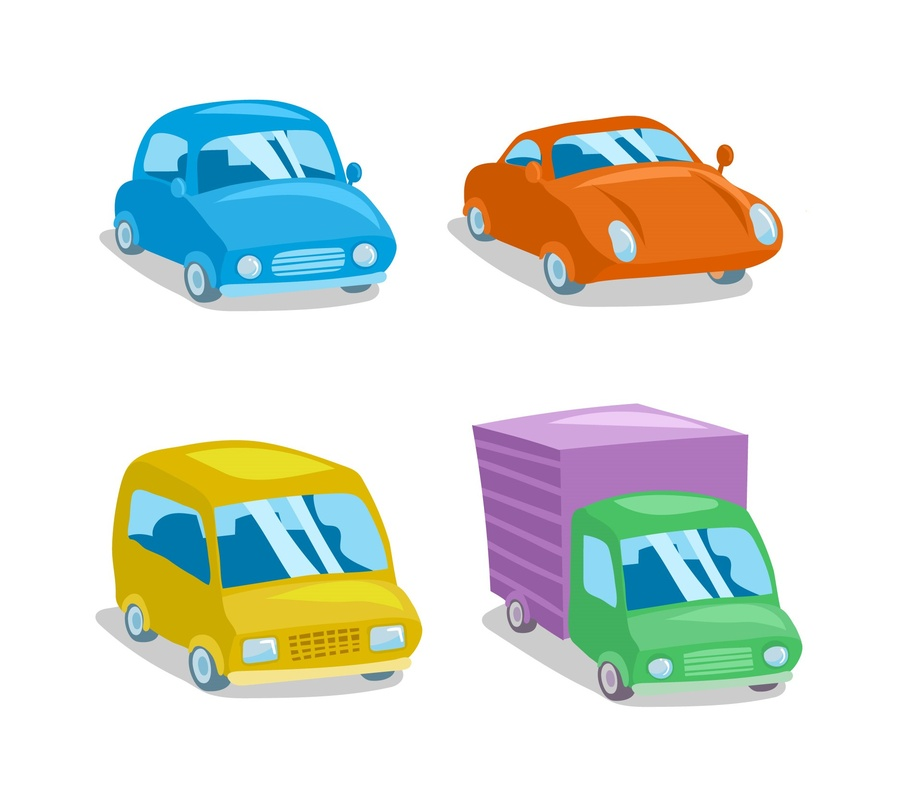
#> input picture Input Image/car.jpg, 897 x 787 px, shrunk from 1870 x 1640 before the run
$ python -i canny_edge.py   (imports and definitions only)   (older library calls are emulated)
#> lines starting #> are read from the running program, lines starting #| are printed output that depends on the picture; after the words box and inside, x2 and y2 are one past the last pixel; in counts of white or black regions, pixels touching at a corner belong together
#> further down, picture is the input picture: shape (787, 897, 3); mean B, G, R 217.1, 225.4, 219.2
import numpy as np
import cv2
import matplotlib.pyplot as plt

def canny_edge_detector(img, weak_th = None, strong_th = None):

	img = cv2.cvtColor(img, cv2.COLOR_BGR2GRAY)
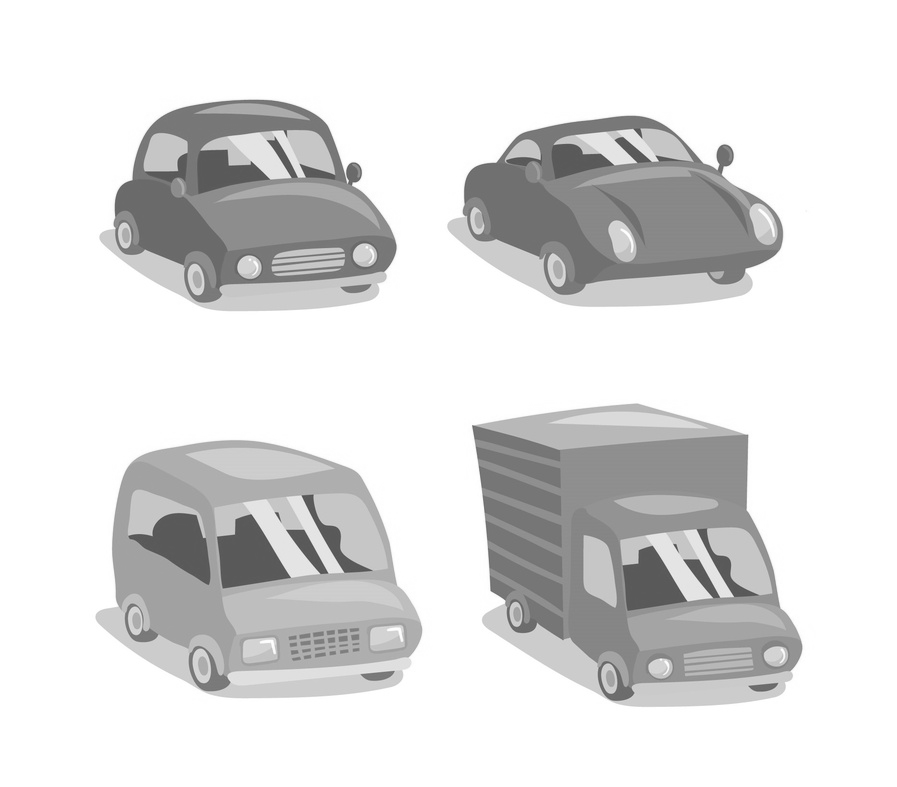
#> img: shape (787, 897); min 75, max 255, mean 222.6

	img = cv2.GaussianBlur(img, (5, 5), 1.4)

	# Calculating the gradients
	gx = cv2.Sobel(np.float32(img), cv2.CV_64F, 1, 0, 3)
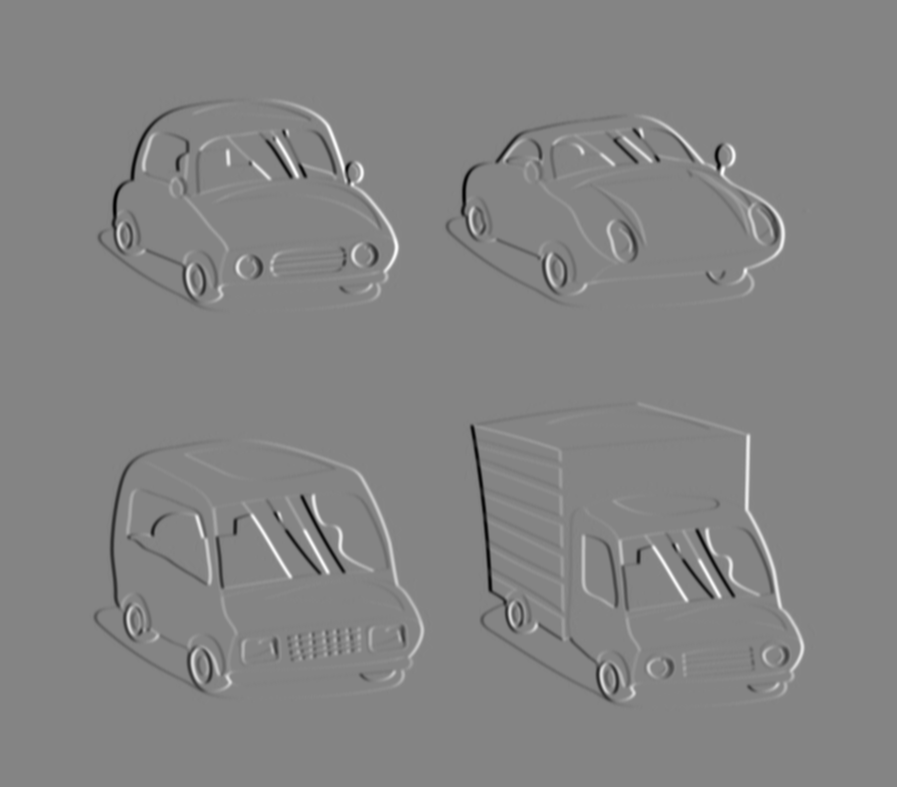
#> gx: shape (787, 897) float64; min -319, max 296, mean 0; drawn with min black and max white
	gy = cv2.Sobel(np.float32(img), cv2.CV_64F, 0, 1, 3)
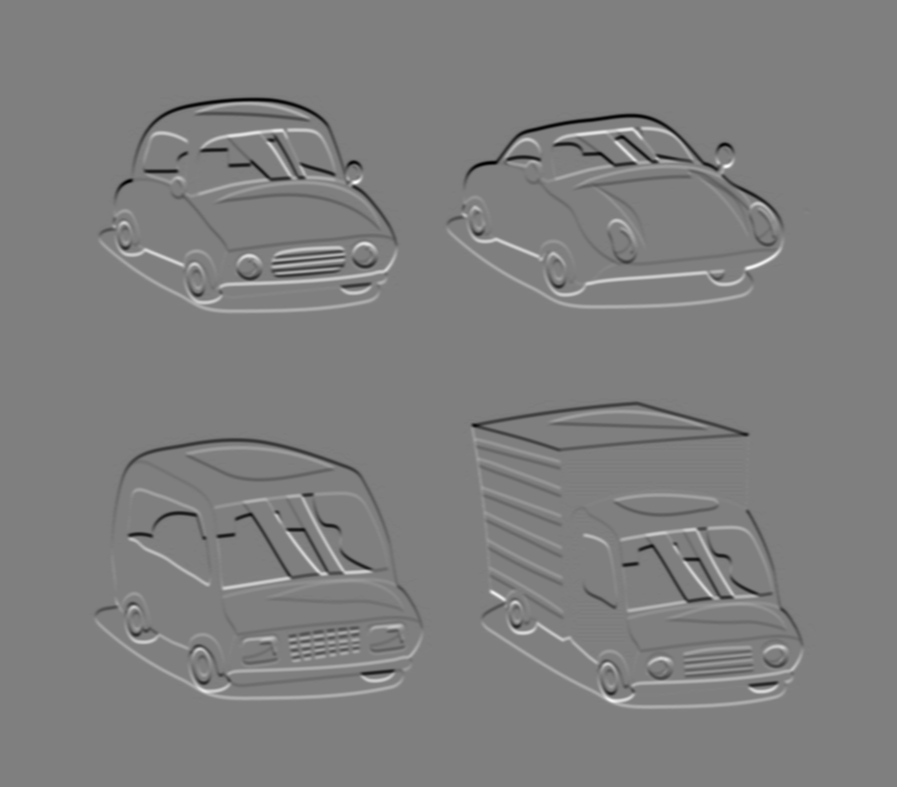
#> gy: shape (787, 897) float64; min -305, max 307, mean 0; drawn with min black and max white

	mag, ang = cv2.cartToPolar(gx, gy, angleInDegrees = True)
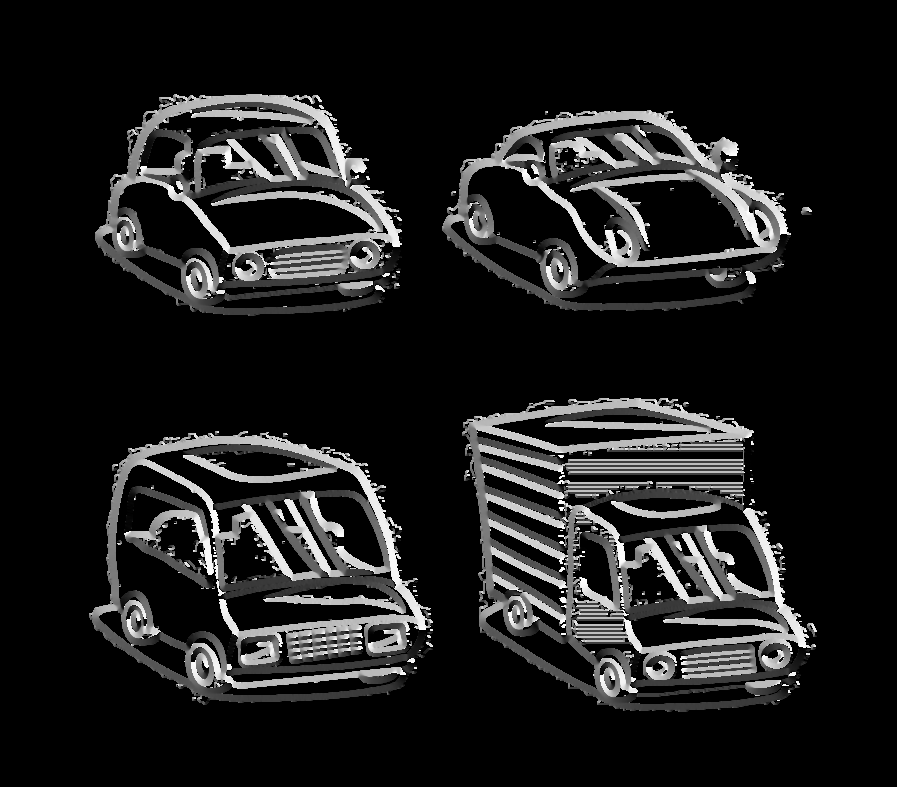
#> ang: shape (787, 897) float64; min 0, max 359.8, mean 41.1; drawn with min black and max white

	mag_max = np.max(mag)
#> mag_max = 328.1
	if not weak_th:weak_th = mag_max * 0.1
#> weak_th = 32.81
	if not strong_th:strong_th = mag_max * 0.5
#> strong_th = 164.1

	height, width = img.shape
#> height = 787; width = 897


	for i_x in range(width):
		for i_y in range(height):

			grad_ang = ang[i_y, i_x]
			grad_ang = abs(grad_ang-180) if abs(grad_ang)>180 else abs(grad_ang)

			if grad_ang<= 22.5:
				neighb_1_x, neighb_1_y = i_x-1, i_y
				neighb_2_x, neighb_2_y = i_x + 1, i_y

			# top right (diagonal-1)
			elif grad_ang>22.5 and grad_ang<=(22.5 + 45):
				neighb_1_x, neighb_1_y = i_x-1, i_y-1
				neighb_2_x, neighb_2_y = i_x + 1, i_y + 1

			# In y-axis
			elif grad_ang>(22.5 + 45) and grad_ang<=(22.5 + 90):
				neighb_1_x, neighb_1_y = i_x, i_y-1
				neighb_2_x, neighb_2_y = i_x, i_y + 1

			# top left (diagonal-2)
			elif grad_ang>(22.5 + 90) and grad_ang<=(22.5 + 135):
				neighb_1_x, neighb_1_y = i_x-1, i_y + 1
				neighb_2_x, neighb_2_y = i_x + 1, i_y-1

			elif grad_ang>(22.5 + 135) and grad_ang<=(22.5 + 180):
				neighb_1_x, neighb_1_y = i_x-1, i_y
				neighb_2_x, neighb_2_y = i_x + 1, i_y

			if width>neighb_1_x>= 0 and height>neighb_1_y>= 0:
				if mag[i_y, i_x]<mag[neighb_1_y, neighb_1_x]:
					mag[i_y, i_x]= 0
					continue

			if width>neighb_2_x>= 0 and height>neighb_2_y>= 0:
				if mag[i_y, i_x]<mag[neighb_2_y, neighb_2_x]:
					mag[i_y, i_x]= 0
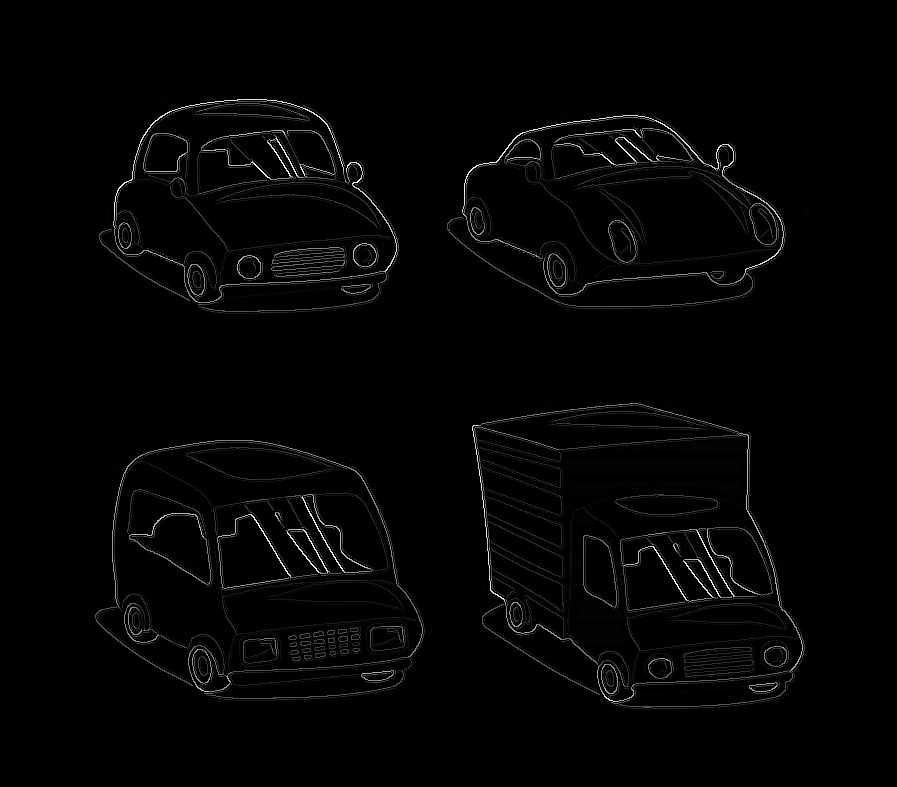
#> mag: shape (787, 897) float64; min 0, max 328.1, mean 5.2; drawn with min black and max white

	weak_ids = np.zeros_like(img)
	strong_ids = np.zeros_like(img)
	ids = np.zeros_like(img)

	for i_x in range(width):
		for i_y in range(height):

			grad_mag = mag[i_y, i_x]

			if grad_mag<weak_th:
				mag[i_y, i_x]= 0
			elif strong_th>grad_mag>= weak_th:
				ids[i_y, i_x]= 1
			else:
				ids[i_y, i_x]= 2
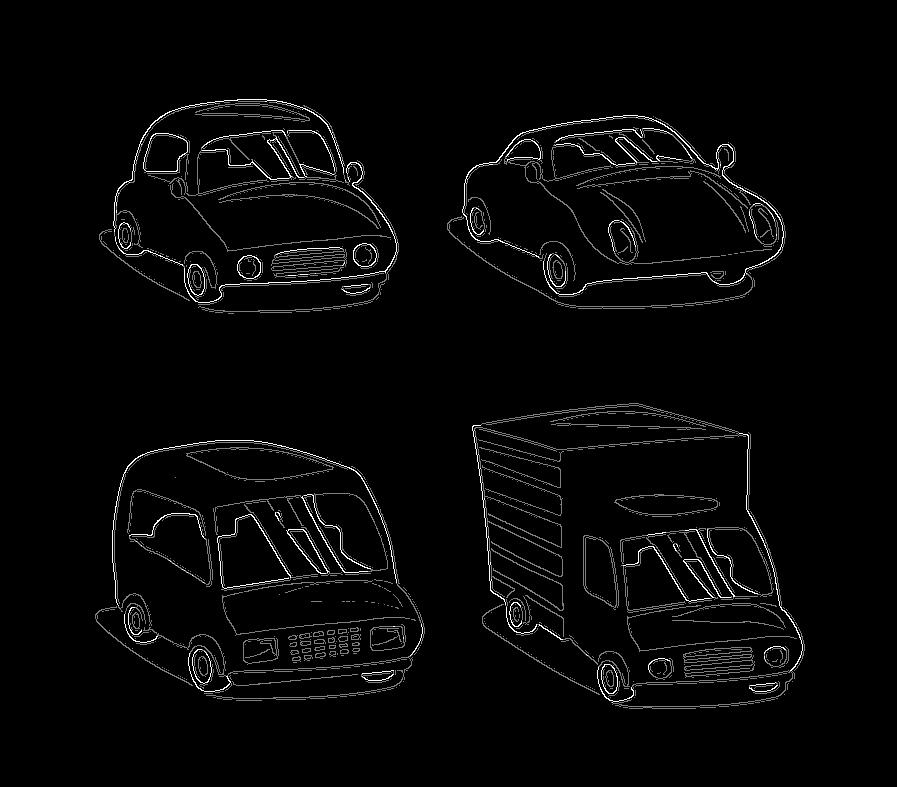
#> ids: shape (787, 897); min 0, max 2, mean 0.0523; drawn with min black and max white
#> mag: shape (787, 897) float64; 3.93% of pixels changed, all inside (x1, y1, x2, y2) = (89, 94, 817, 712)

	return mag

>>> import cv2
>>> picture = cv2.imread('../Input Image/car.jpg')
>>> result = canny_edge_detector(picture)
